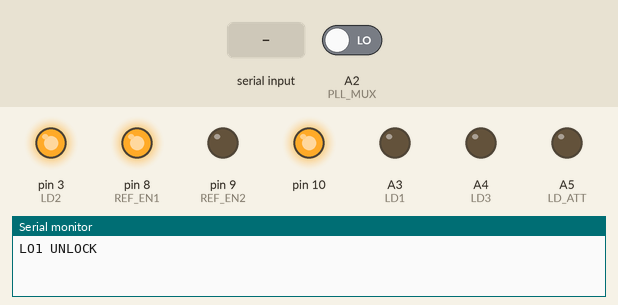
This sketch was run on a simulated Arduino Uno, built with avr-gcc and run on an emulated ATmega328P. On the bench: output pins drawn as LEDs (lit = HIGH), the last lines printed to the serial monitor. The inputs (shaded band) are chosen by the test bench; at power-on: A2 (PLL_MUX) LOW.

Above: at 0.01 s.
At 2.7 s:
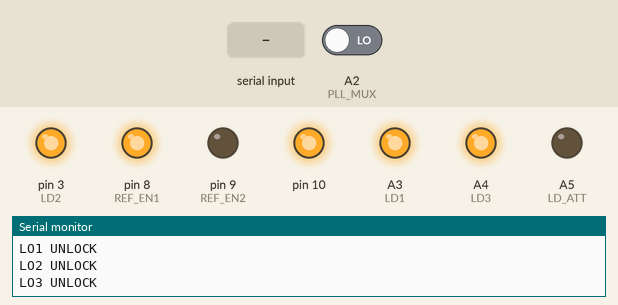
2.8 s: "90,45\n" received over Serial
4.3 s: "30,150\n" received over Serial
5.8 s: "200\n" received over Serial
Timing chart, 0 to 8.3 s (numbered marks = the images above; inputs shaded):
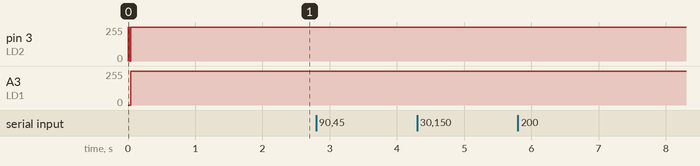

The sketch:

CmdProcessor_ASCII_2_SPI.ino
```cpp
//************************************************
//  Name    : CmdProcessor_ASCII_2.ino
//  Author  : WN2A
//  Date    : 1 January 2021
//  Version : 1.0
//  Use with FreeBasic Program FB_CmdGen_ASCII_2.bas
//************************************************

#include "CmdProcessor_ASCII_InitRegs_2.h"
#include <SPI.h>
#include <avr/interrupt.h>

unsigned long z;
unsigned long z1;   // incoming unsigned word
unsigned int s1;    // outgoing unsigned int

//Signal to Pin assignments
const int LD1     = A3;   // Load LO1 ADF4356
const int LD2     =  3;   // Load LO2 MAX2871
const int LD3     = A4;   // Load LO3 MAX2871
const int REF_EN1 =  8;
const int REF_EN2 =  9;
const int PLL_MUX = A2;
const int LD_ATT  = A5;

const int pauseMillis = 20; // delay

int LD_PIN;
int Mux;
int ctr = 0;
int logAmp45;
int logAmp315;
int ncount = 0;
int x = 0;

unsigned int selectedLO;
unsigned int numFreqs;
unsigned long MOD;
unsigned long Reg0;
unsigned long Reg1;

const int LED_OFF   = 2047;
const int LED_ON    = 4095;
const int NO_REF    = 1279;
const int REF_1_060 = 3327;
const int REF_2_100 = 5375;

bool initialize;    // Used to indicate when you are initializing LO2 and LO3

char* nameLO = "aaa";


/*
 *
 *
 */
void setup() {
  // MUX pin interrupt
  PCICR |= 0b00000010;    // turn on port C pin-change interrupt(s)
  PCMSK1 |= 0b00000100;   // PCINT10

  Serial.begin(1000000);

  pinMode(LED_BUILTIN, OUTPUT);
  pinMode(REF_EN1, OUTPUT);
  pinMode(REF_EN2, OUTPUT);
  pinMode(LD1, OUTPUT);
  pinMode(LD2, OUTPUT);
  pinMode(LD3, OUTPUT);
  pinMode(PLL_MUX, INPUT);
  pinMode(LD_ATT, OUTPUT);

  digitalWrite(REF_EN1, HIGH); // Enable 60MHz
  digitalWrite(REF_EN2, LOW);  // Disable 100MHz

//  ShiftAtten(Atten_level, LD_ATT);  // Program Attenuator
//  delay(pauseMillis);

  /* Initialize IC's LO1, LO2 and LO3 by programming them twice IAW manufacturer's documentation */
  nameLO = "LO1";
  loadLO1(LD1);
  nameLO = "LO2";
  loadLO2(LD2, true);
  nameLO = "LO3";
  loadLO3(LD3, true);
  delay(pauseMillis);
  nameLO = "LO1";
  loadLO1(LD1);
  nameLO = "LO2";
  loadLO2(LD2, false);
  nameLO = "LO3";
  loadLO3(LD3, false);
}


void loop() {
TopLoop:
  if (Serial.available() > 0)
  {
    z1 = Serial.parseInt();
    if (z1 == 0 ) {
      goto TopLoop;
    }
    Serial.println(z1, HEX);
  }

  switch (z1)  {
    case (LED_OFF):
      digitalWrite(LED_BUILTIN, LOW);
      break;
    case (LED_ON):
      digitalWrite(LED_BUILTIN, HIGH);
      break;
    case (NO_REF):
      digitalWrite(REF_EN1, LOW);
      digitalWrite(REF_EN2, LOW);
      break;
    case (REF_1_060):
      digitalWrite(REF_EN1, HIGH);
      digitalWrite(REF_EN2, LOW);
      break;
    case (REF_2_100):
      digitalWrite(REF_EN1, LOW);
      digitalWrite(REF_EN2, HIGH);
      break;
  }

  // Routine to parse LO2 and LO3 Data Words
  if (((z1 & 0x000000FF) != 0x000000FF) && (z1 > 0)) {
    Reg1 = ((z1 & 0x000FFF00) >> 5) + 0x20008001;                 // Mask & Shift M plus settings
    Reg0 = ((z1 & 0xFFF00000) >> 17) + ((z1 & 0x00000FF) << 15);  // Mask & Shift for F and N
    LD_PIN = LD2;       // Preset LD_PIN=LD2..
    if (selectedLO == 3) {   // unless..its LD3...
      LD_PIN = LD3;
    }
    z = Reg1;   // Time to Shift Out to MAX2871
    ShiftLO(z, LD_PIN); // LO2 or LO3 Reg1
    z = Reg0;
    ShiftLO(z, LD_PIN); // LO2 or LO3 Reg0
  }

  // Digital Attenuator Command
  if ((z1 & 0x000007FF) == (0x000000FF)) {
    Serial.println("Called attenuator");
    Atten_level = ((z1 & 0x007F0000) >> 16);      // End user provided a new attenuation level
    ShiftAtten(Atten_level, LD_ATT);              // Program Attenuator
    delay(pauseMillis);
  }

  // LO1 Command with power change to -4 dBm
  if ((z1 & 0x0000FFFF) == (0x000011FF)) {
    z = ((z1 & 0xFFFF0000) >> 12);
    z = z + pow(2, 21);;  // add AC1 bit Auto-Cal
    nameLO = "LO1";
    ShiftLO(z, LD1);    // Program LO1
    delay(pauseMillis);
  }

  // LO2 Command Setup, no power change
  if ((z1 & 0x0000FFFF) == (0x000032FF)) {
    selectedLO = 2;
    numFreqs = ((z1 & 0xFFFF0000) >> 16); // Number of Freq words to follow
    nameLO = "LO2";
  }

  // LO3 Command Setup, no power change
  if ((z1 & 0x0000FFFF) == (0x000033FF)) {
    selectedLO = 3;
    numFreqs = ((z1 & 0xFFFF0000) >> 16); // Number of Freq words to follow
    nameLO = "LO3";
  }
}

// MUX Interrupt for tracking the LO1, LO2, and LO3 lock pins
ISR(PCINT1_vect) {
  Serial.print(nameLO);
  Serial.println(" det");
}


void loadLO1(uint8_t selectPin) {
  for (int x = 13; x >= 0; x--) {
    z = RegLO1[x];
    ShiftLO(z, selectPin);          // Program LO1=37Byte33[x]76.52 MHz with LD on Mux
  }

  delay(2);                         // Short delay before reading Register 6
  MuxTest("LO1");                   // Now read the Mux Pin
  ShiftLO(RegLO1[14], selectPin);   // Tri-stating the mux output disables LO1 lock detect
}


/* IAW Manufacturer's PDF document "MAX2871 - 23.5MHz to 6000MHz Fractional/Integer-N Synthesizer/VCO"
   pg. 13 4-Wire Serial Interface during initialization there should be a 20mS delay after programming
   register 5.                                                  Document Version: 19-7106; Rev 4; 6/20
*/
void loadLO2(uint8_t selectPin, bool initialize) {
  ShiftLO(RegLO2[5], selectPin);    // First we program LO2 Register 5
  if (initialize) { delay(20); }            // And only if it's our first time must we wait 20 mSec
  for (int x = 4; x >= 0; x--) {
    z = RegLO2[x];                  // Program remaining registers where LO2=3915 MHz
    ShiftLO(z, selectPin);          // and Lock Detect is enabled on the Mux pin
  }
  delay(2);                         // Short delay before reading Register 6
  MuxTest("LO2");                   // Check if LO2 is locked by reading the Mux pin
  ShiftLO(RegLO2[6], selectPin);    // Tri-stating the mux output disables LO2 lock detect
}


/* IAW Manufacturer's PDF document "MAX2871 - 23.5MHz to 6000MHz Fractional/Integer-N Synthesizer/VCO"
   pg. 13 4-Wire Serial Interface during initialization there should be a 20mS delay after programming
   register 5.                                                  Document Version: 19-7106; Rev 4; 6/20
*/
void loadLO3(uint8_t selectPin, bool initialize) {
  ShiftLO(RegLO3[5], selectPin);    // First we program LO3 Register 5
  if (initialize) {delay(20); }
  for (int x = 4; x >= 0; x--) {
    z = RegLO3[x];                  // Program remaining registers where LO3=270 MHz
    ShiftLO(RegLO3[x], selectPin);  // and Lock Detect is enabled on the Mux pin
  }
  delay(2);                         // Short delay before reading Register 6
  MuxTest("LO3");                   // Check if LO3 is locked by reading the Mux pin
  ShiftLO(RegLO3[6], selectPin);    // Tri-stating the mux output disables LO3 lock detect
}


// Program the Digital Attenuator by sending and latching a single byte
void ShiftAtten(uint8_t level, uint8_t selectPin) {
  SPI.beginTransaction(SPISettings(16000000, LSBFIRST, SPI_MODE0));
  SPI.begin();
  digitalWrite(selectPin, LOW);
  SPI.transfer(level);
  digitalWrite(selectPin, HIGH);
  SPI.end();
}


// Program a single register of the selected LO by sending and latching 4 bytes
void ShiftLO(uint32_t reg, uint8_t selectPin) {
  SPI.beginTransaction(SPISettings(20000000, MSBFIRST, SPI_MODE0));
  SPI.begin();
  digitalWrite(selectPin, LOW);
  SPI.transfer(z >> 24);
  SPI.transfer(z >> 16);
  SPI.transfer(z >> 8);
  SPI.transfer(z);
  digitalWrite(selectPin, HIGH);
  SPI.end();
}


// When the mux pin is configured for Digital Lock Detect output
// we can read the status of the pin from here.
void MuxTest(String chipName) {
  if (digitalRead(PLL_MUX)) {
    Serial.print(chipName);
    Serial.println(" LOCK   ");
  }
  else {
    Serial.print(chipName);
    Serial.println(" UNLOCK   ");
  }
}
```

CmdProcessor_ASCII_InitRegs_2.h
```cpp
/* CmdProcessor_ASCII_InitRegs_2.h
 *
 *  RF =   10 MHz
 * IF1 = 3640 MHz
 * IF2 =  315 MHz
 * IF3 =   45 MHz
 *
 * Avoid IF's with harmonics of Fpfd,esp IF1
 *
 * Attenuator Examples:  0x00 =     0dB
 *                       0x40 =    16dB
 *                       0x60 =    24dB
 *                       0x7F = 31.75dB
 */
uint8_t Atten_level = 0x7F;    // Full attenuation or 31.75 dB

// Fixed Frequency=MHz, 60 MHz Reference. Codes for 6 total registers
// Digital Lock Detect Enabled, 3.2mA Charge Pump,10 sec Code Refresh

// RF = 100 MHz   LO1 = 3720MHz
uint32_t RegLO1[] = { 0x002007C0,   // new value    // original value 0x002007D0
                      0x00000001,
                      0x00000012,
                      0x00000003,
                      0x32008984,
                      0x00800025,
                      0x95012046,   // new value 0x95012046   // original value 0x35012046
                      0x060000F7,   // new value 0x060000F7   // original value 0x060000E7
                      0x15596568,
                      0x0F09FCC9,
                      0x00C00EBA,
                      0x0061200B,
                      0x000015FC,
                      0x0000000D,
                      0x02008984
                    };
// R4=0x32008984 Dig Lockdet  or  R14=0x02008984 TriState

// 3955 MHz Opt Fract Opt; Dig Lockdet MuxOut Fpfd=30 MHz and B at PowerMax
uint32_t RegLO2[] = { 0x00419550,   // for 3955 MHz was 0x00418028
                      0x2000FFE9,   // was 0x20008031
                      0x58008042,   // was 0x58009242 on LO3 also
                      0xF8008003,
                      0x638FF1C4,
                      0x01400005,   // was 0x00400005
                      0x40008042    // was 0x40009242 on LO3 also
                    };
// R2=0x58009242 Dig Lockdet  or R6=0x40009242 TriState

// 270 MHz Opt Fract Opt; Dig Lockdet MuxOut Fpfd=30 MHz
uint32_t RegLO3[] = { 0x00480000,
                      0x20008011,
                      0x58008042,
                      0xF8008003,
                      0x63CFF104,
                      0x00400005,
                      0x40008042
                    };
// R2=0x58009242 Dig Lockdet  or R6=0x40009242 TriState
```
